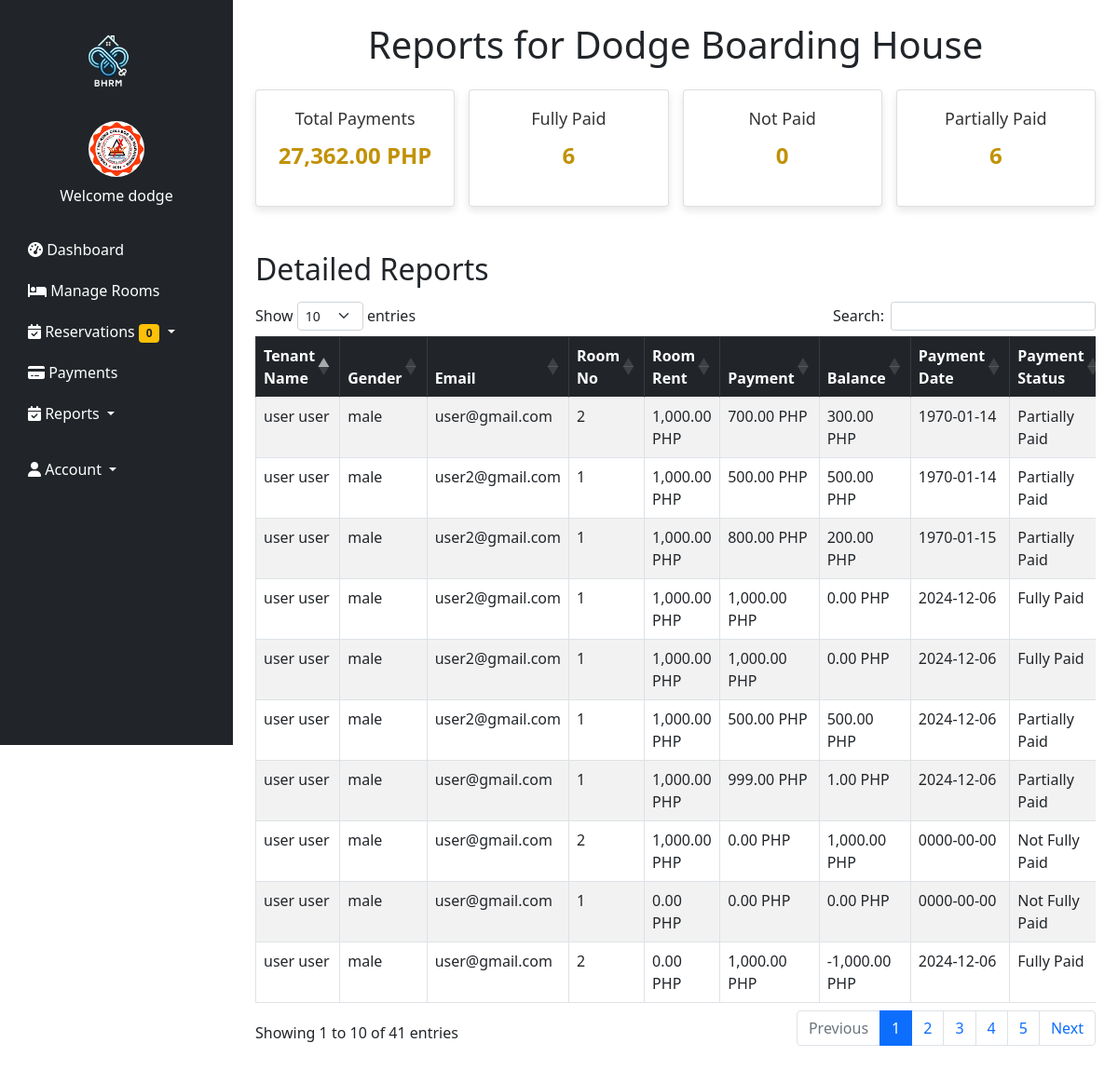
The app's page /reportspayments.php (signed in), older data.
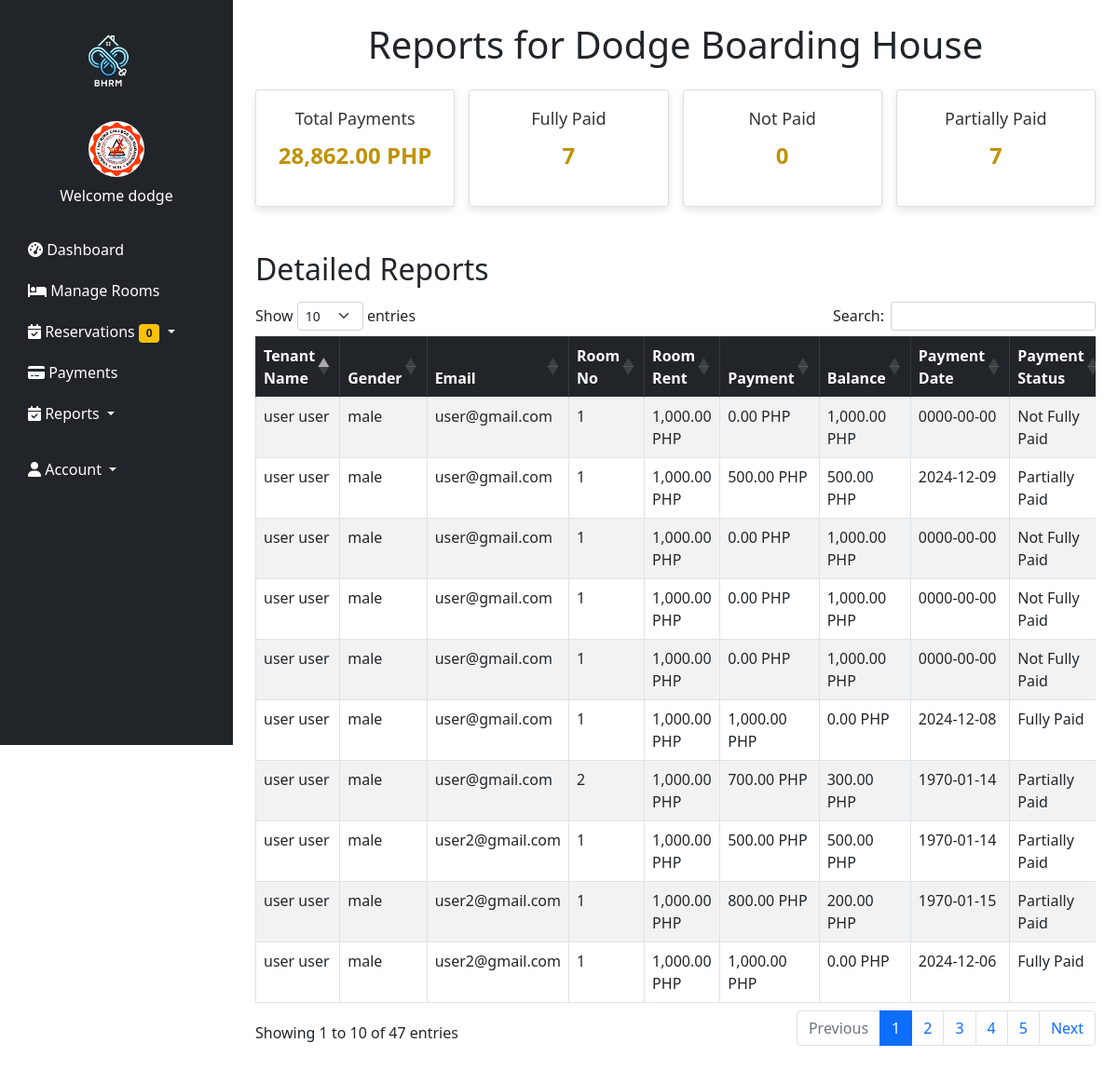
The same page, newer data.
### tables this page shows
CREATE TABLE `reports` (
  `id` int(255) NOT NULL,
  `fname` varchar(255) NOT NULL,
  `lname` varchar(255) NOT NULL,
  `gender` varchar(255) NOT NULL,
  `email` varchar(255) NOT NULL,
  `payment` int(255) NOT NULL,
  `pay_date` date DEFAULT NULL,
  `pay_stat` varchar(255) NOT NULL,
  `date_in` date DEFAULT NULL,
  `date_out` date DEFAULT NULL,
  `room_no` int(255) NOT NULL,
  `price` int(255) NOT NULL,
  `hname` varchar(255) NOT NULL,
  `owner` varchar(255) NOT NULL
);

### reportspayments.php (the view, shortened to what this page needs)
<?php
include('php/connection.php');
$hname = $_SESSION['hname'];
$totalPaymentsQuery = "SELECT SUM(payment) AS total_payments
                       FROM reports
                       WHERE hname = '$hname' AND pay_date IS NOT NULL";
$totalPaymentsResult = mysqli_query($conn, $totalPaymentsQuery);
$totalPayments = mysqli_fetch_assoc($totalPaymentsResult)['total_payments'];
$paymentStatusQuery = "SELECT
                          SUM(pay_stat = 'Fully Paid') AS fully_paid_count,
                          SUM(pay_stat = 'Not Paid') AS not_paid_count,
                          SUM(pay_stat = 'Partially Paid') AS partially_paid_count
                       FROM reports
                       WHERE hname = '$hname'";
$paymentStatusResult = mysqli_query($conn, $paymentStatusQuery);
$paymentStatusData = mysqli_fetch_assoc($paymentStatusResult);
$fullyPaidCount = $paymentStatusData['fully_paid_count'];
$notPaidCount = $paymentStatusData['not_paid_count'];
$partiallyPaidCount = $paymentStatusData['partially_paid_count'];
$reportQuery = "SELECT * FROM reports WHERE hname = '$hname' ORDER BY id DESC";
$reportResult = mysqli_query($conn, $reportQuery);
?>
<!DOCTYPE html>
<html lang="en">
<head>
    <link href="https://cdn.jsdelivr.net/npm/bootstrap@5.3.0/dist/css/bootstrap.min.css" rel="stylesheet">
    <link rel="stylesheet" href="https://cdn.datatables.net/1.13.5/css/dataTables.bootstrap5.min.css">
</head>
<body>
    <?php include 'navigationbar.php'; ?>
    <div class="container my-4">
        <h1 class="text-center mb-4">Reports for <?php echo $hname; ?></h1>
        <div class="summary">
            <div class="card">
                <h5>Total Payments</h5>
                <p><?php echo number_format($totalPayments, 2); ?> PHP</p>
            </div>
            <div class="card">
                <h5>Fully Paid</h5>
                <p><?php echo $fullyPaidCount; ?></p>
            </div>
            <div class="card">
                <h5>Not Paid</h5>
                <p><?php echo $notPaidCount; ?></p>
            </div>
            <div class="card">
                <h5>Partially Paid</h5>
                <p><?php echo $partiallyPaidCount; ?></p>
            </div>
        </div>
        <div class="mt-5">
            <h2 class="mb-3">Detailed Reports</h2>
            <div class="table-responsive">
                <table id="reportTable" class="table table-striped table-bordered">
                    <thead class="table-dark">
                        <tr>
                            <th>Tenant Name</th>
                            <th>Gender</th>
                            <th>Email</th>
                            <th>Room No</th>
                            <th>Room Rent</th>
                            <th>Payment</th>
                            <th>Balance</th>
                            <th>Payment Date</th>
                            <th>Payment Status</th>
                        </tr>
                    </thead>
                    <tbody>
                        <?php while ($report = mysqli_fetch_assoc($reportResult)) {
                            $price = $report['price'] ?: 0;
                            $payment = $report['payment'] ?: 0;
                            $balance = $price - $payment;
                        ?>
                            <tr>
                                <td><?php echo $report['fname'] . ' ' . $report['lname']; ?></td>
                                <td><?php echo $report['gender']; ?></td>
                                <td><?php echo $report['email']; ?></td>
                                <td><?php echo $report['room_no']; ?></td>
                                <td><?php echo number_format($price, 2); ?> PHP</td>
                                <td><?php echo number_format($payment, 2); ?> PHP</td>
                                <td><?php echo number_format($balance, 2); ?> PHP</td>
                                <td><?php echo $report['pay_date'] ?: 'N/A'; ?></td>
                                <td><?php echo $report['pay_stat'] ?: 'N/A'; ?></td>
                            </tr>
                        <?php } ?>
                    </tbody>
                </table>
            </div>
        </div>
    </div>
</body>
</html>

Row changes from the older to the newer data that the page shows:
no longer on this page (row unchanged): reports: fname "user", lname "user", gender "male", email "user2@gmail.com", room_no "1", price "1,000.00", payment "1,000.00", balance "0.00", pay_date "2024-12-06", pay_stat "Fully Paid"
no longer on this page (row unchanged): reports: fname "user", lname "user", gender "male", email "user2@gmail.com", room_no "1", price "1,000.00", payment "500.00", balance "500.00", pay_date "2024-12-06", pay_stat "Partially Paid"
no longer on this page (row unchanged): reports: fname "user", lname "user", gender "male", email "user@gmail.com", room_no "1", price "1,000.00", payment "999.00", balance "1.00", pay_date "2024-12-06", pay_stat "Partially Paid"
no longer on this page (row unchanged): reports: fname "user", lname "user", gender "male", email "user@gmail.com", room_no "2", price "1,000.00", payment "0.00", balance "1,000.00", pay_date "0000-00-00", pay_stat "Not Fully Paid"
no longer on this page (row unchanged): reports: fname "user", lname "user", gender "male", email "user@gmail.com", room_no "1", price "0.00", payment "0.00", balance "0.00", pay_date "0000-00-00", pay_stat "Not Fully Paid"
no longer on this page (row unchanged): reports: fname "user", lname "user", gender "male", email "user@gmail.com", room_no "2", price "0.00", payment "1,000.00", balance "-1,000.00", pay_date "2024-12-06", pay_stat "Fully Paid"
added reports: fname "user", lname "user", gender "male", email "user@gmail.com", room_no "1", price "1,000.00", payment "0.00", balance "1,000.00", pay_date "0000-00-00", pay_stat "Not Fully Paid"
added reports: fname "user", lname "user", gender "male", email "user@gmail.com", room_no "1", price "1,000.00", payment "500.00", balance "500.00", pay_date "2024-12-09", pay_stat "Partially Paid"
added reports: fname "user", lname "user", gender "male", email "user@gmail.com", room_no "1", price "1,000.00", payment "0.00", balance "1,000.00", pay_date "0000-00-00", pay_stat "Not Fully Paid"
added reports: fname "user", lname "user", gender "male", email "user@gmail.com", room_no "1", price "1,000.00", payment "0.00", balance "1,000.00", pay_date "0000-00-00", pay_stat "Not Fully Paid"
added reports: fname "user", lname "user", gender "male", email "user@gmail.com", room_no "1", price "1,000.00", payment "0.00", balance "1,000.00", pay_date "0000-00-00", pay_stat "Not Fully Paid"
added reports: fname "user", lname "user", gender "male", email "user@gmail.com", room_no "1", price "1,000.00", payment "1,000.00", balance "0.00", pay_date "2024-12-08", pay_stat "Fully Paid"
Text that changed along with them:
$totalPayments: "27,362.00" → "28,862.00"
$fullyPaidCount: "6" → "7"
$partiallyPaidCount: "6" → "7"
text written by a page script: "Show entries Search: Showing 1 to 10 of 41 entries Previous 1 2 3 4 5 Next" → "Show entries Search: Showing 1 to 10 of 47 entries Previous 1 2 3 4 5 Next"
